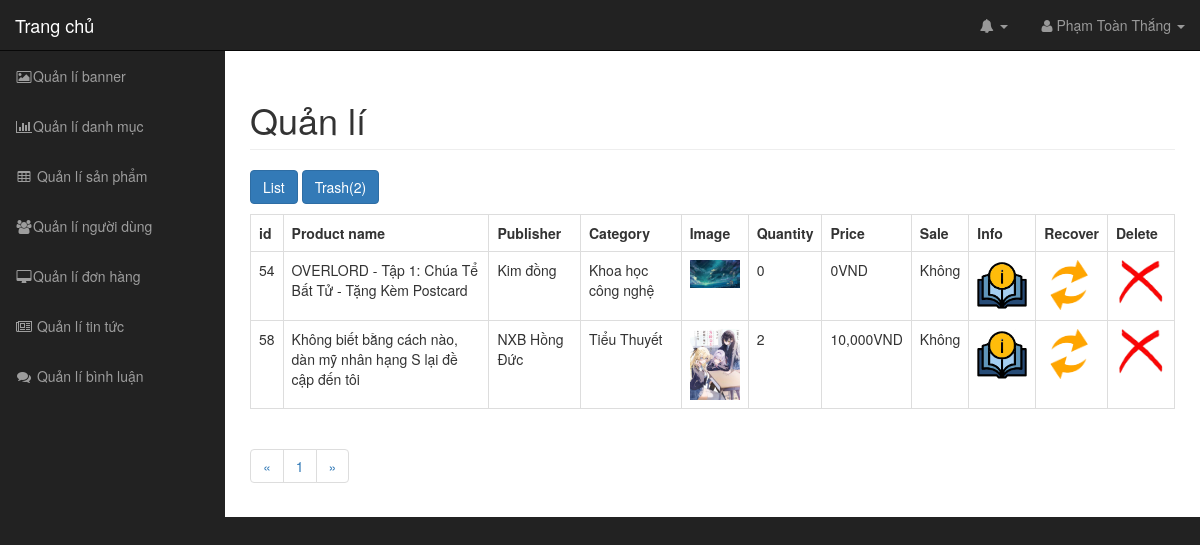
Before: /index.php/admin/trashProduct?page=1 (signed in) with the older database file.
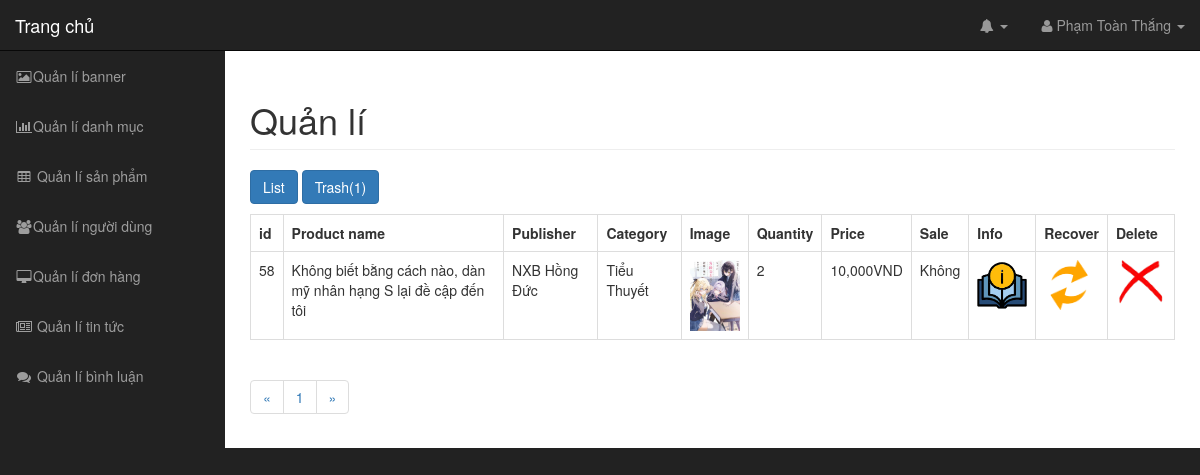
After: the same page with the newer database file.
### tables this page shows
CREATE TABLE `products` (
  `id` int(11) NOT NULL,
  `product_name` varchar(255) NOT NULL,
  `publisher` varchar(255) NOT NULL,
  `author` varchar(255) NOT NULL,
  `category_id` int(11) NOT NULL,
  `sale` tinyint(1) DEFAULT 1,
  `image` varchar(255) NOT NULL,
  `quantity` int(11) NOT NULL DEFAULT 0,
  `price` float NOT NULL,
  `saleprice` float NOT NULL,
  `product_detail` text NOT NULL,
  `created_at` datetime DEFAULT current_timestamp(),
  `trash` tinyint(1) NOT NULL DEFAULT 0,
  `status` tinyint(1) NOT NULL
);

CREATE TABLE `category` (
  `id` int(11) NOT NULL,
  `category_name` varchar(255) NOT NULL,
  `illustration` varchar(100) NOT NULL,
  `status` tinyint(1) NOT NULL DEFAULT 0,
  `trash` tinyint(1) NOT NULL DEFAULT 0,
  `created_at` datetime NOT NULL DEFAULT current_timestamp()
);

### controllers/admin.php (called while the page is built, shortened)
<?php
class admin extends Controller
{
	public function __construct()
	{
		if (isset($_SESSION['user'])) {
			if ($_SESSION['role'] == 0) {
				header('Location:' . URL . 'index.php/home/login');
			} else {
				$this->p = new Paginator();
			}
		} else {
			header('Location:' . URL . 'index.php/home/login');
		}
	}
	function trashProduct()
	{
		$page = $_GET['page'];
		$cat = $this->model->getRecordByTrash('products', 1);
		$n = count($cat);
		$config = array(
			'base_url' => URL . "index.php/admin/trashCate?page=",
			'total_rows' => $n,
			'per_page' => 5,
			'cur_page' => $page
		);
		$this->p->init($config);
		$data = array();
		$data['allCate'] = $this->model->getRecordByTrash('category', 0);
		$data['trash'] = $this->model->getTrash('products', $config['per_page'], $page);
		$data['paginator'] = $this->p->createLinks();
		$data['page'] = "dashboard/page/product/trash";
		$this->load->view("dashboard/index", $data);
	}
}

### index.php (called while the page is built, shortened)
<?php
require "Config/Database.php";
require "models/Database.php";
require "models/Model.php";
require "models/Pagination.php";
$Uri= new Uri();
?>

### models/View.php (called while the page is built, shortened)
<?php
class View{
	function view($name,$data=array()){
		require "views/".$name.".php";
	}
}

### models/Model.php (called while the page is built, shortened)
<?php
class Model
{
	function __construct()
	{
		$this->db = new Database;
		$this->c = $this->db->conn;
	}
	function setQuery($sql)
	{
		return $this->c->query($sql);
	}
	function getAll($sql)
	{
		$result = $this->setQuery($sql);
		$a = array();
		while ($row = $result->fetch_assoc()) {
			$a[] = $row;
		}
		return $a;
	}
	function getRecordByTrash($table, $trash = 0)
	{
		$sql = "SELECT * FROM $table WHERE trash=$trash";
		$result = $this->getAll($sql);
		return $result;
	}
	function getTrash($table, $limit, $page)
	{
		$sql = "SELECT * FROM $table WHERE trash= 1 LIMIT " . ($page - 1) * $limit . "," . $limit;
		$result = $this->getAll($sql);
		return $result;
	}
}

### models/Database.php (called while the page is built, shortened)
<?php
class Database{
	function __construct(){
		$this->conn=new mysqli(DB_HOST,DB_USER,DB_PASS,DB_NAME);
	}
}

### views/dashboard/page/product/trash.php (the view)
<p>
	<a href="<?= URL ?>index.php/admin/productList?page=1"><button type="button" class="btn btn-primary">List</button></a>
	<a href=""><button type="button" class="btn btn-primary">Trash(<?= count($data['trash']) ?>)</button></a>
</p>
<table class="table table-bordered table-hover">
	<tr>
		<th>id</th>
		<th>Product name</th>
		<th>Publisher</th>
		<th>Category</th>
		<th>Image</th>
		<th>Quantity</th>
		<th>Price</th>
		<th>Sale</th>
		<th>Info</th>
		<th>Recover</th>
		<th>Delete</th>
	</tr>
	<?php foreach ($data['trash'] as $value) : ?>
		<tr>
			<td><?= $value['id'] ?></td>
			<td><?= $value['product_name'] ?></td>
			<td><?= $value['publisher'] ?></td>
			<td>
				<?php
				foreach ($data['allCate'] as $p) {
					if ($value['category_id'] == $p['id']) {
						echo $p['category_name'];
					}
				}
				?>
			</td>
			<td><img src="<?= URL ?>public/img/book/<?= $value['image'] ?>" style="width: 50px;" alt=""></td>
			<td><?= $value['quantity'] ?></td>
			<td><?= number_format($value["price"], 0, '', ',')  ?>VND</td>
			<td>
				<?php
				if ($value['sale'] == 1) { ?>
					Có
				<?php } else { ?>
					Không
				<?php } ?>
			</td>
			<td><a href="<?= URL ?>index.php/admin/infoProduct?id=<?= $value['id'] ?>&page=1"><img class="icon" style="width:50px;" src="<?= URL ?>public/backend/images/booki.png" /></a></td>
			<td><a onclick="actionChange('Khôi phục','<?= URL ?>index.php/admin/retoreTempProduct/<?= $value['id'] ?>')"><img class="icon" style="width:50px;" src="<?= URL ?>public/backend/images/recover.png" /></a></td>
			<td><a onclick="actionChange('Xóa luôn sản phẩm','<?= URL ?>index.php/admin/deleteProduct/<?= $value['id'] ?>')"><img class="icon" style="width:50px;" src="<?= URL ?>public/backend/images/delete.png" /></a></td>
		</tr>
	<?php endforeach; ?>
</table>
<?= $data['paginator'] ?>

### models/Pagination.php (shortened to what the changed rows need)
<?php
    class Paginator{
		var $base_url = '';
		var $total_rows = 0;
		var $per_page = 2;
		var $cur_page = 1;
		public function createLinks() {
			$end = ceil( $this->total_rows / $this->per_page );
			$start = 1;
			$html = "<nav aria-label=''>";
			$html .= "<ul class='pagination'>";
			$class = ( $this->cur_page == 1 ) ? "disabled" : "";
			$html .= "<li class='page-item'><a aria-label='Previous' class='page-link {$class}' href='".($this->cur_page == 1 ? '#' : $this->base_url . ($this->cur_page - 1))."'><span aria-hidden='true'>&laquo;</span></a></li>";
			for ( $i = $start ; $i <= $end; $i++ ) {
				$class = ( $this->cur_page == $i ) ? "active" : "";
				$html .= "<li><a class = '{$class}' href='{$this->base_url}{$i}'>{$i}</a></li>";
			}
			$class = ( $this->cur_page == $end ) ? "disabled" : "";
			$html .= "<li><a aria-label='Next' class='{$class}' href='".($this->cur_page == $end ? '#' : $this->base_url . ($this->cur_page + 1))."'><span aria-hidden='true'>&raquo;</span></a></li>";
			$html .= "</ul>";
			$html .= "</nav>";
			return $html;
		}
	}

### views/dashboard/index.php (shortened to what the changed rows need)
<!DOCTYPE html>
<html>
<head>
    <link href="<?= URL ?>public/backend/css/bootstrap.min.css" rel="stylesheet">
    <link href="<?= URL ?>public/backend/css/sb-admin.css" rel="stylesheet">
    <link href="<?= URL ?>public/backend/css/plugins/morris.css" rel="stylesheet">
    <link href="<?= URL ?>public/backend/font-awesome/css/font-awesome.min.css" rel="stylesheet" type="text/css">
</head>
<body>
    <div id="wrapper">
        <nav class="navbar navbar-inverse navbar-fixed-top" role="navigation">
            <div class="navbar-header">
                <a class="navbar-brand" href="<?= URL ?>index.php/home/">Trang chủ</a>
            </div>
            <ul class="nav navbar-right top-nav">
                <li class="dropdown">
                    <a href="#" class="dropdown-toggle" data-toggle="dropdown"><i class="fa fa-bell"></i> <b class="caret"></b></a>
                </li>
                <li class="dropdown">
                    <a href="#" class="dropdown-toggle" data-toggle="dropdown"><i class="fa fa-user"></i> <?= $_SESSION['user'] ?> <b class="caret"></b></a>
                </li>
            </ul>
            <div class="collapse navbar-collapse navbar-ex1-collapse">
                <ul class="nav navbar-nav side-nav">
                    <li>
                        <a href="<?= URL ?>index.php/admin/bannerList?page=1"><i class="fa fa-fw fa-image"></i>Quản lí banner</a>
                    </li>
                    <li>
                        <a href="<?= URL ?>index.php/admin/cateList?page=1"><i class="fa fa-fw fa-bar-chart-o"></i>Quản lí danh mục</a>
                    </li>
                    <li>
                        <a href="<?= URL ?>index.php/admin/productList?page=1"><i class="fa fa-fw fa-table"></i> Quản lí sản phẩm </a>
                    </li>
                    <li>
                        <a href="<?= URL ?>index.php/admin/usersList?page=1"><i class="fa fa-fw fa-users"></i>Quản lí người dùng</a>
                    </li>
                    <li>
                        <a href="<?= URL ?>index.php/admin/orderList?page=1"><i class="fa fa-fw fa-desktop"></i>Quản lí đơn hàng</a>
                    </li>
                    <li>
                        <a href="<?= URL ?>index.php/admin/newsList?page=1"><i class="fa fa-fw fa-newspaper-o"></i> Quản lí tin tức</a>
                    </li>
                    <li>
                        <a href="<?= URL ?>index.php/admin/commentlist?page=1"><i class="fa fa-fw fa-comments"></i> Quản lí bình luận</a>
                    </li>
                </ul>
            </div>
        </nav>
        <div id="page-wrapper">
            <div class="container-fluid">
                <div class="row">
                    <div class="col-lg-12">
                        <h1 class="page-header">
                            Quản lí
                        </h1>
                    </div>
                </div>
                <?php
                $this->view($data['page'], $data);
                ?>
            </div>
        </div>
    </div>
</body>
</html>

Changed rows visible on the page:
removed products: id "54", product_name "OVERLORD - Tập 1: Chúa Tể Bất Tử - Tặng Kèm Postcard", publisher "Kim đồng", image (picture), quantity "0", price "0", sale "Không"
no longer on this page (row edited): category: category_name "Khoa học công nghệ", shown under "54"
Other visible differences:
count($data['trash']): "2" → "1"
